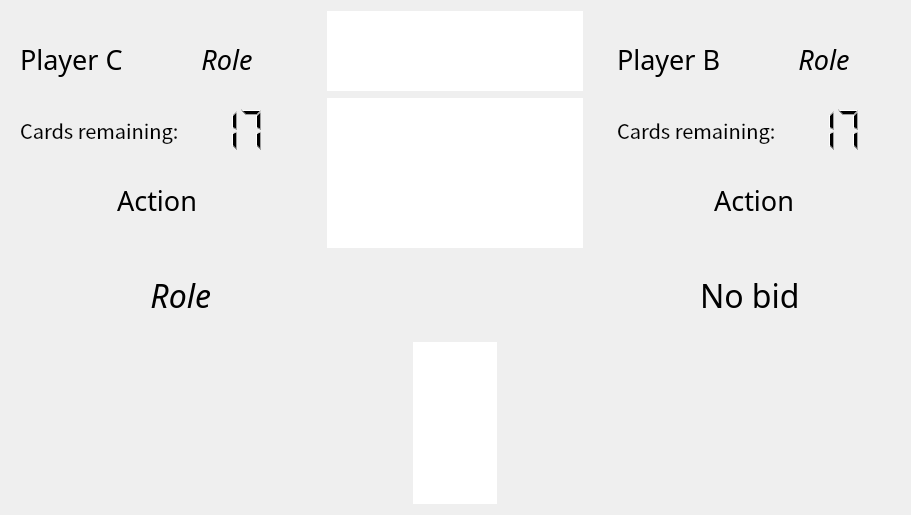
<?xml version="1.0" encoding="UTF-8"?>
<ui version="4.0">
 <class>Player</class>
 <widget class="QWidget" name="Player">
  <property name="geometry">
   <rect>
    <x>0</x>
    <y>0</y>
    <width>911</width>
    <height>515</height>
   </rect>
  </property>
  <property name="sizePolicy">
   <sizepolicy hsizetype="MinimumExpanding" vsizetype="MinimumExpanding">
    <horstretch>0</horstretch>
    <verstretch>0</verstretch>
   </sizepolicy>
  </property>
  <property name="windowTitle">
   <string>Form</string>
  </property>
  <layout class="QGridLayout" name="gridLayout">
   <item row="2" column="0" colspan="3">
    <layout class="QHBoxLayout" name="horizontalLayout">
     <item>
      <widget class="QLabel" name="roleLabel">
       <property name="enabled">
        <bool>true</bool>
       </property>
       <property name="minimumSize">
        <size>
         <width>200</width>
         <height>0</height>
        </size>
       </property>
       <property name="font">
        <font>
         <family>Noto Sans CJK SC Medium</family>
         <pointsize>24</pointsize>
         <italic>true</italic>
        </font>
       </property>
       <property name="text">
        <string>Role</string>
       </property>
       <property name="textFormat">
        <enum>Qt::AutoText</enum>
       </property>
       <property name="scaledContents">
        <bool>false</bool>
       </property>
       <property name="alignment">
        <set>Qt::AlignRight|Qt::AlignTrailing|Qt::AlignVCenter</set>
       </property>
       <property name="margin">
        <number>6</number>
       </property>
      </widget>
     </item>
     <item>
      <widget class="QDialogButtonBox" name="buttonBox">
       <property name="minimumSize">
        <size>
         <width>0</width>
         <height>30</height>
        </size>
       </property>
       <property name="standardButtons">
        <set>QDialogButtonBox::NoButton</set>
       </property>
       <property name="centerButtons">
        <bool>true</bool>
       </property>
      </widget>
     </item>
     <item>
      <widget class="QLabel" name="choiceLabel">
       <property name="enabled">
        <bool>true</bool>
       </property>
       <property name="minimumSize">
        <size>
         <width>200</width>
         <height>0</height>
        </size>
       </property>
       <property name="font">
        <font>
         <family>Noto Sans CJK SC Black</family>
         <pointsize>24</pointsize>
        </font>
       </property>
       <property name="text">
        <string>No bid</string>
       </property>
       <property name="alignment">
        <set>Qt::AlignLeading|Qt::AlignLeft|Qt::AlignVCenter</set>
       </property>
      </widget>
     </item>
    </layout>
   </item>
   <item row="0" column="2" rowspan="2">
    <widget class="QWidget" name="nextPlayer" native="true">
     <property name="sizePolicy">
      <sizepolicy hsizetype="Minimum" vsizetype="Minimum">
       <horstretch>0</horstretch>
       <verstretch>0</verstretch>
      </sizepolicy>
     </property>
     <property name="minimumSize">
      <size>
       <width>0</width>
       <height>0</height>
      </size>
     </property>
     <layout class="QGridLayout" name="gridLayout_3">
      <item row="4" column="0" colspan="2">
       <widget class="QLabel" name="nextPlayerChoiceLabel">
        <property name="font">
         <font>
          <family>Noto Sans CJK SC Black</family>
          <pointsize>20</pointsize>
         </font>
        </property>
        <property name="text">
         <string>Action</string>
        </property>
        <property name="alignment">
         <set>Qt::AlignCenter</set>
        </property>
       </widget>
      </item>
      <item row="3" column="0" colspan="2">
       <layout class="QHBoxLayout" name="horizontalLayout_4">
        <item>
         <widget class="QLabel" name="n_cardsRemaining">
          <property name="font">
           <font>
            <family>Noto Sans CJK SC</family>
            <pointsize>15</pointsize>
           </font>
          </property>
          <property name="text">
           <string>Cards remaining:</string>
          </property>
         </widget>
        </item>
        <item>
         <widget class="QLCDNumber" name="n_cardsRemainingNumber">
          <property name="maximumSize">
           <size>
            <width>16777215</width>
            <height>50</height>
           </size>
          </property>
          <property name="frameShape">
           <enum>QFrame::NoFrame</enum>
          </property>
          <property name="frameShadow">
           <enum>QFrame::Plain</enum>
          </property>
          <property name="lineWidth">
           <number>1</number>
          </property>
          <property name="smallDecimalPoint">
           <bool>false</bool>
          </property>
          <property name="digitCount">
           <number>2</number>
          </property>
          <property name="value" stdset="0">
           <double>17.000000000000000</double>
          </property>
          <property name="intValue" stdset="0">
           <number>17</number>
          </property>
         </widget>
        </item>
       </layout>
      </item>
      <item row="1" column="0">
       <widget class="QLabel" name="nextPlayerNameLabel">
        <property name="maximumSize">
         <size>
          <width>16777215</width>
          <height>16777215</height>
         </size>
        </property>
        <property name="font">
         <font>
          <family>Noto Sans CJK SC Medium</family>
          <pointsize>20</pointsize>
         </font>
        </property>
        <property name="text">
         <string>Player B</string>
        </property>
        <property name="alignment">
         <set>Qt::AlignLeading|Qt::AlignLeft|Qt::AlignVCenter</set>
        </property>
       </widget>
      </item>
      <item row="1" column="1">
       <widget class="QLabel" name="nextPlayerRoleLabel">
        <property name="font">
         <font>
          <family>Noto Sans CJK JP Medium</family>
          <pointsize>20</pointsize>
          <italic>true</italic>
         </font>
        </property>
        <property name="text">
         <string>Role</string>
        </property>
        <property name="alignment">
         <set>Qt::AlignCenter</set>
        </property>
       </widget>
      </item>
     </layout>
    </widget>
   </item>
   <item row="3" column="0" rowspan="2" colspan="3" alignment="Qt::AlignHCenter">
    <widget class="QGraphicsView" name="myCardsView">
     <property name="frameShape">
      <enum>QFrame::NoFrame</enum>
     </property>
     <property name="verticalScrollBarPolicy">
      <enum>Qt::ScrollBarAlwaysOff</enum>
     </property>
     <property name="horizontalScrollBarPolicy">
      <enum>Qt::ScrollBarAlwaysOff</enum>
     </property>
     <property name="sizeAdjustPolicy">
      <enum>QAbstractScrollArea::AdjustToContents</enum>
     </property>
     <property name="renderHints">
      <set>QPainter::HighQualityAntialiasing|QPainter::SmoothPixmapTransform</set>
     </property>
     <property name="viewportUpdateMode">
      <enum>QGraphicsView::BoundingRectViewportUpdate</enum>
     </property>
    </widget>
   </item>
   <item row="1" column="1" alignment="Qt::AlignHCenter|Qt::AlignVCenter">
    <widget class="QGraphicsView" name="lastDealView">
     <property name="maximumSize">
      <size>
       <width>16777215</width>
       <height>150</height>
      </size>
     </property>
     <property name="frameShape">
      <enum>QFrame::NoFrame</enum>
     </property>
     <property name="verticalScrollBarPolicy">
      <enum>Qt::ScrollBarAlwaysOff</enum>
     </property>
     <property name="horizontalScrollBarPolicy">
      <enum>Qt::ScrollBarAlwaysOff</enum>
     </property>
     <property name="renderHints">
      <set>QPainter::Antialiasing</set>
     </property>
    </widget>
   </item>
   <item row="0" column="1" alignment="Qt::AlignHCenter|Qt::AlignVCenter">
    <widget class="QGraphicsView" name="threeCardsView">
     <property name="maximumSize">
      <size>
       <width>16777215</width>
       <height>80</height>
      </size>
     </property>
     <property name="frameShape">
      <enum>QFrame::NoFrame</enum>
     </property>
     <property name="verticalScrollBarPolicy">
      <enum>Qt::ScrollBarAlwaysOff</enum>
     </property>
     <property name="horizontalScrollBarPolicy">
      <enum>Qt::ScrollBarAlwaysOff</enum>
     </property>
     <property name="renderHints">
      <set>QPainter::Antialiasing</set>
     </property>
    </widget>
   </item>
   <item row="0" column="0" rowspan="2">
    <widget class="QWidget" name="prevPlayer" native="true">
     <property name="sizePolicy">
      <sizepolicy hsizetype="Minimum" vsizetype="Minimum">
       <horstretch>0</horstretch>
       <verstretch>0</verstretch>
      </sizepolicy>
     </property>
     <property name="minimumSize">
      <size>
       <width>200</width>
       <height>0</height>
      </size>
     </property>
     <property name="maximumSize">
      <size>
       <width>16777215</width>
       <height>16777215</height>
      </size>
     </property>
     <property name="font">
      <font>
       <family>Sans Serif</family>
      </font>
     </property>
     <property name="autoFillBackground">
      <bool>false</bool>
     </property>
     <layout class="QGridLayout" name="gridLayout_2">
      <item row="0" column="0">
       <widget class="QLabel" name="prevPlayerNameLabel">
        <property name="maximumSize">
         <size>
          <width>16777215</width>
          <height>16777215</height>
         </size>
        </property>
        <property name="font">
         <font>
          <family>Noto Sans CJK SC Medium</family>
          <pointsize>20</pointsize>
         </font>
        </property>
        <property name="text">
         <string>Player C</string>
        </property>
       </widget>
      </item>
      <item row="0" column="1">
       <widget class="QLabel" name="prevPlayerRoleLabel">
        <property name="enabled">
         <bool>true</bool>
        </property>
        <property name="font">
         <font>
          <family>Noto Sans CJK JP Medium</family>
          <pointsize>20</pointsize>
          <italic>true</italic>
         </font>
        </property>
        <property name="text">
         <string>Role</string>
        </property>
        <property name="alignment">
         <set>Qt::AlignCenter</set>
        </property>
       </widget>
      </item>
      <item row="2" column="0" colspan="2">
       <layout class="QHBoxLayout" name="horizontalLayout_2">
        <item>
         <widget class="QLabel" name="p_cardsRemaining">
          <property name="font">
           <font>
            <family>Noto Sans CJK SC</family>
            <pointsize>15</pointsize>
           </font>
          </property>
          <property name="text">
           <string>Cards remaining:</string>
          </property>
         </widget>
        </item>
        <item>
         <widget class="QLCDNumber" name="p_cardsRemainingNumber">
          <property name="maximumSize">
           <size>
            <width>16777215</width>
            <height>50</height>
           </size>
          </property>
          <property name="frameShape">
           <enum>QFrame::NoFrame</enum>
          </property>
          <property name="frameShadow">
           <enum>QFrame::Plain</enum>
          </property>
          <property name="lineWidth">
           <number>1</number>
          </property>
          <property name="smallDecimalPoint">
           <bool>false</bool>
          </property>
          <property name="digitCount">
           <number>2</number>
          </property>
          <property name="value" stdset="0">
           <double>17.000000000000000</double>
          </property>
          <property name="intValue" stdset="0">
           <number>17</number>
          </property>
         </widget>
        </item>
       </layout>
      </item>
      <item row="3" column="0" colspan="2">
       <widget class="QLabel" name="prevPlayerChoiceLabel">
        <property name="font">
         <font>
          <family>Noto Sans CJK SC Black</family>
          <pointsize>20</pointsize>
         </font>
        </property>
        <property name="text">
         <string>Action</string>
        </property>
        <property name="alignment">
         <set>Qt::AlignCenter</set>
        </property>
       </widget>
      </item>
     </layout>
    </widget>
   </item>
  </layout>
 </widget>
 <resources/>
 <connections/>
</ui>
